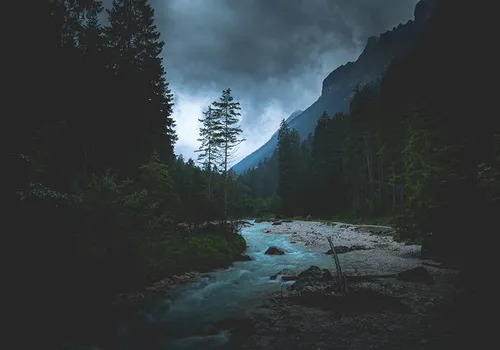
#> input picture test/low/12.jpg, 500 x 350 px, found by its file name; its folder holds only this picture in this run
$ python main.py
#> lines starting #> are read from the running program, lines starting #| are printed output that depends on the picture
### Main/functions.py
import cv2
import numpy as np
from scipy.ndimage import gaussian_filter
from scipy.sparse import diags, csr_matrix
from scipy.sparse.linalg import spsolve
from bm3d import bm3d
from typing import Union


# [7 lines left out: function bool_image, not called in this run]


def gamma_correct(ill_map: np.ndarray, gamma: Union[int, float]) -> np.ndarray:
    """Performs gamma correction of the initial illumination map with a given gamma coefficient.

    Returns the shape-(M, N) corrected illumination map array.
    """
    return ill_map ** gamma


# [17 lines left out: function loss_calculate, not called in this run]


def d_sparse_matrices(illumination_map: np.ndarray) -> csr_matrix:
    """Generates Toeplitz matrices of the compatible shape with the given illumination_map
    for computation of a forward difference in both horizontal and vertical directions.

    Returns the shape-(M*N, M*N) arrays of Toeplitz matrices in a compressed sparse row format.
    """
    image_x_shape = illumination_map.shape[-1]
    image_size = illumination_map.size
    dx_row, dx_col, dx_value = [], [], []
    dy_row, dy_col, dy_value = [], [], []

    for i in range(image_size - 1):
        if image_x_shape + i < image_size:
            dy_row += [i, i]
            dy_col += [i, image_x_shape + i]
            dy_value += [-1, 1]
        if (i+1) % image_x_shape != 0 or i == 0:
            dx_row += [i, i]
            dx_col += [i, i+1]
            dx_value += [-1, 1]

    d_x_sparse = csr_matrix((dx_value, (dx_row, dx_col)), shape=(image_size, image_size))
    d_y_sparse = csr_matrix((dy_value, (dy_row, dy_col)), shape=(image_size, image_size))

    return d_x_sparse, d_y_sparse


def partial_derivative_vectorized(input_matrix: np.ndarray, toeplitz_sparse_matrix: csr_matrix) -> np.ndarray:
    """Calculates a partial derivative of an input_matrix with a given toeplitz_sparse_matrix.

    Returns the shape-(M, N) array of derivative values.
    """
    input_size = input_matrix.size
    output_shape = input_matrix.shape

    vectorized_matrix = input_matrix.reshape((input_size, 1))
    matrices_product = toeplitz_sparse_matrix * vectorized_matrix
    p_derivative = matrices_product.reshape(output_shape)

    return p_derivative


def gaussian_weight(grad: np.ndarray, size: int, sigma: Union[int, float], epsilon: float) -> np.ndarray:
    """Initializes weight matrix according to the third weight strategy of the original LIME paper.

    Returns the shape-(M, N) array of weight values.
    """
    radius = int((size - 1) / 2)
    denominator = epsilon + gaussian_filter(np.abs(grad), sigma, radius=radius, mode='constant')
    weights = gaussian_filter(1 / denominator, sigma, radius=radius, mode='constant')

    return weights


def initialize_weights(ill_map: np.ndarray, strategy_n: int, epsilon: float = 0.001) -> np.ndarray:
    """Initializes weight matrices according to a chosen strategy of the original LIME paper.
    Then updates and vectorizes these weight matrices preparing them to be used for calculation of a new illumination map.

    Returns the shape-(M, N) arrays of weight values with regard to horizontal and vertical directions.
    """
    if strategy_n == 1:
        weights = np.ones(ill_map.shape)
        weights_x = weights
        weights_y = weights
    elif strategy_n == 2:
        d_x, d_y = d_sparse_matrices(ill_map)
        grad_t_x = partial_derivative_vectorized(ill_map, d_x)
        grad_t_y = partial_derivative_vectorized(ill_map, d_y)
        weights_x = 1 / (np.abs(grad_t_x) + epsilon)
        weights_y = 1 / (np.abs(grad_t_y) + epsilon)
    else:
        sigma = 2
        size = 15
        d_x, d_y = d_sparse_matrices(ill_map)
        grad_t_x = partial_derivative_vectorized(ill_map, d_x)
        grad_t_y = partial_derivative_vectorized(ill_map, d_y)
        weights_x = gaussian_weight(grad_t_x, size, sigma, epsilon)
        weights_y = gaussian_weight(grad_t_y, size, sigma, epsilon)

    modified_w_x = weights_x / (np.abs(grad_t_x) + epsilon)
    modified_w_y = weights_y / (np.abs(grad_t_y) + epsilon)
    flat_w_x = modified_w_x.flatten()
    flat_w_y = modified_w_y.flatten()

    return flat_w_x, flat_w_y


def update_illumination_map(ill_map: np.ndarray, weight_strategy: int = 3) -> np.ndarray:
    """Updates the initial illumination map according to a sped-up solver of the original LIME paper.

    Returns the shape-(M, N) updated illumination map array.
    """
    vectorized_t = ill_map.reshape((ill_map.size, 1))
    epsilon = 0.001
    alpha = 0.15

    d_x_sparse, d_y_sparse = d_sparse_matrices(ill_map)
    flat_weights_x, flat_weights_y = initialize_weights(ill_map, weight_strategy, epsilon)

    diag_weights_x = diags(flat_weights_x)
    diag_weights_y = diags(flat_weights_y)

    x_term = d_x_sparse.transpose() * diag_weights_x * d_x_sparse
    y_term = d_y_sparse.transpose() * diag_weights_y * d_y_sparse
    identity = diags(np.ones(x_term.shape[0]))
    matrix = identity + alpha * (x_term + y_term)

    updated_t = spsolve(csr_matrix(matrix), vectorized_t)

    return updated_t.reshape(ill_map.shape)


def denoising_bm3d(image: np.ndarray, cor_ill_map: np.ndarray, std_dev: Union[int, float] = 0.02) -> np.ndarray:
    """Performs denoising of an image Y color channel with BM3D algorithm and corrects its brightness with an updated illumination map.

    Returns a shape-(M, N) denoised image with corrected brightness in which
    pixel intensities exceeding 1 are clipped.
    """
    image_yuv = cv2.cvtColor(image, cv2.COLOR_RGB2YUV)
    y_channel = image_yuv[:, :, 0]
    denoised_y_ch = bm3d(y_channel, std_dev)
    image_yuv[:, :, 0] = denoised_y_ch
    denoised_rgb = cv2.cvtColor(image_yuv, cv2.COLOR_YUV2RGB)
    recombined_image = image * cor_ill_map + denoised_rgb * (1 - cor_ill_map)

    return np.clip(recombined_image, 0, 1).astype("float32")

### Main/main.py
import cv2
import numpy as np
import os
from os import listdir
from matplotlib import pyplot as plt
from bm3d import bm3d

import functions as mod
import functions as gc
import functions as db3d

input_folder = './test/low/'
output_folder = './test/predicted/'

if not os.path.exists(output_folder):
    os.makedirs(output_folder)

weight_strategy = 3
gamma_correction = 0.4
sigma = 0.03

def is_image(filename):
    valid_extensions = ('.jpg', '.jpeg', '.png', '.bmp', '.tiff')
    return filename.lower().endswith(valid_extensions)

image_files = [file for file in listdir(input_folder) if is_image(file)]

for filename in image_files:
    filepath = os.path.join(input_folder, filename)
    image = cv2.imread(filepath, cv2.IMREAD_COLOR)
#> image is the input picture: shape (350, 500, 3); mean B, G, R 62.7, 59.7, 51.7

    # Convert image to RGB and normalize
    image_rgb = cv2.cvtColor(image, cv2.COLOR_BGR2RGB) / 255.0
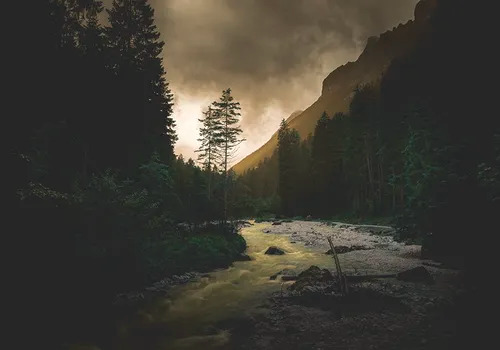
#> image_rgb: shape (350, 500, 3) float64; mean B, G, R 0.203, 0.234, 0.246

    # Calculate illumination map
    illumination_map = np.max(image_rgb, axis=-1)
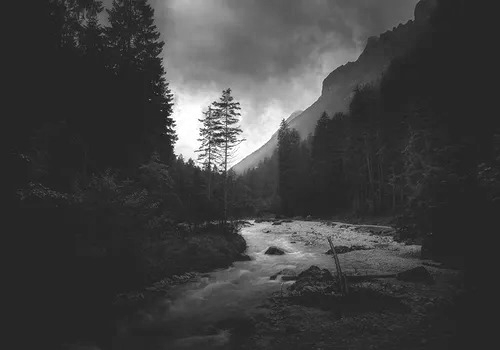
#> illumination_map: shape (350, 500) float64; min 0.0588, max 1, mean 0.25

    # Update illumination map
    updated_illum_map = mod.update_illumination_map(illumination_map, weight_strategy)
#> call 2 of gaussian_weight, with size = 15, sigma = 2, epsilon = 0.001
#> in gaussian_weight (call 2), `denominator = epsilon + gaussian_filter(np.abs(grad), sigma, radius=ra..`:
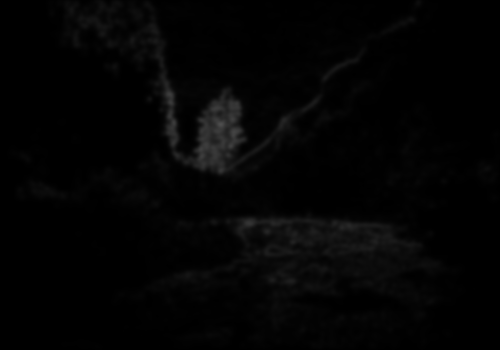
#> denominator: shape (350, 500) float64; min 0.001, max 0.306, mean 0.0157
#> in gaussian_weight (call 2), `weights = gaussian_filter(1 / denominator, sigma, radius=radius, mode=..`:
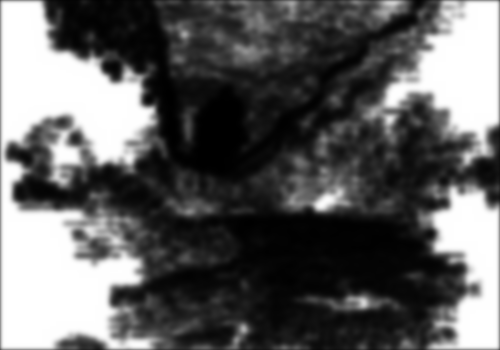
#> weights: shape (350, 500) float64; min 3.83, max 1000, mean 380.6; drawn with min black and max white
#> in initialize_weights, `modified_w_y = weights_y / (np.abs(grad_t_y) + epsilon)`:
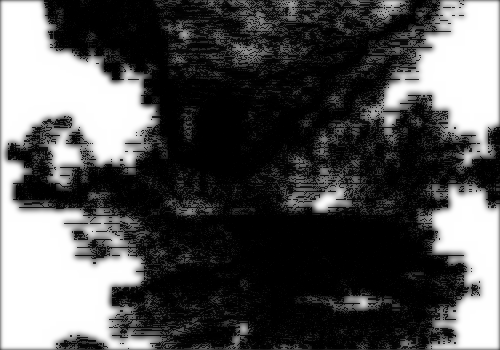
#> modified_w_y: shape (350, 500) float64; min 6.76, max 1000000, mean 329855.5; drawn with min black and max white

    # Apply gamma correction
    gamma_corrected_illum_map = gc.gamma_correct(np.abs(updated_illum_map), gamma_correction)
#> in gamma_correct, `return ill_map ** gamma`:
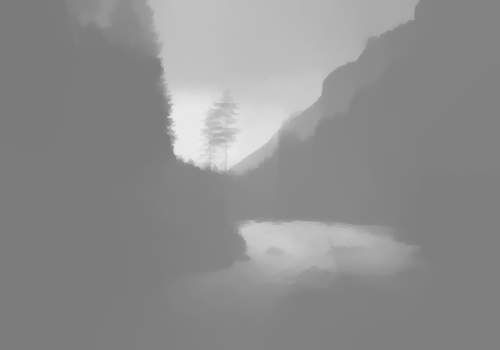
#> returned value: shape (350, 500) float64; min 0.486, max 0.917, mean 0.559
    gamma_corrected_illum_map = gamma_corrected_illum_map[..., np.newaxis]

    # Correct image illumination
    corrected_image = image_rgb / gamma_corrected_illum_map

    # Clip image values and convert to float32
    corrected_image = np.clip(corrected_image, 0, 1).astype(np.float32)

    # Denoise image using BM3D
    denoised_image = db3d.denoising_bm3d(corrected_image, gamma_corrected_illum_map, sigma)
#> in denoising_bm3d, `image_yuv = cv2.cvtColor(image, cv2.COLOR_RGB2YUV)`: image_yuv: shape (350, 500, 3) float32; mean of channels 0, 1, 2 0.381, 0.513, 0.47
#> in denoising_bm3d, `y_channel = image_yuv[:, :, 0]`:
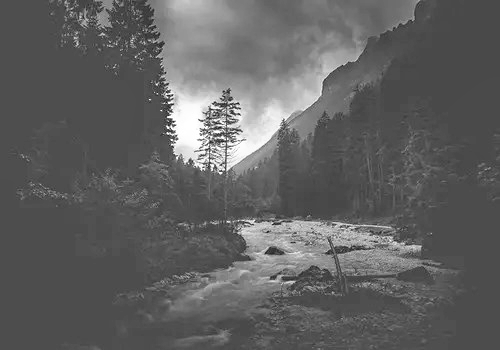
#> y_channel: shape (350, 500) float32; min 0.0705, max 1, mean 0.381
#> (the run stopped early here; a loop or call above may not have finished)

$ run again, on test/low/3.png
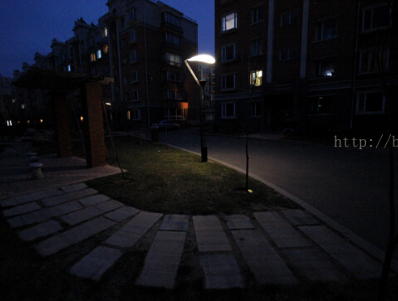
#> input picture test/low/3.png, 398 x 301 px, found by its file name
#> image is the input picture: shape (301, 398, 3); mean B, G, R 23.8, 17.7, 17
#> in gamma_correct, `return ill_map ** gamma`:
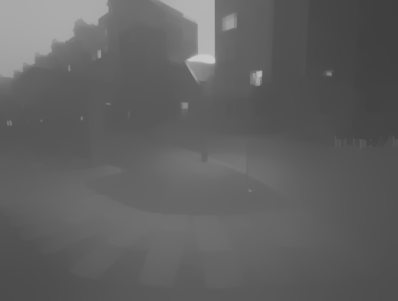
#> returned value: shape (301, 398) float64; min 0.25, max 0.794, mean 0.381
#> image_yuv: shape (301, 398, 3) float32; mean of channels 0, 1, 2 0.168, 0.522, 0.494
#> in denoising_bm3d, `y_channel = image_yuv[:, :, 0]`:
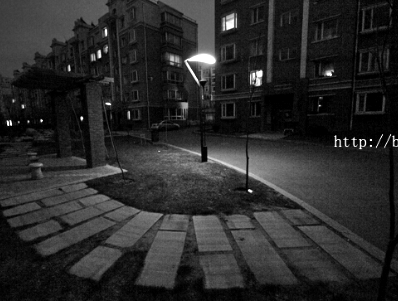
#> y_channel: shape (301, 398) float32; min 0, max 1, mean 0.168
